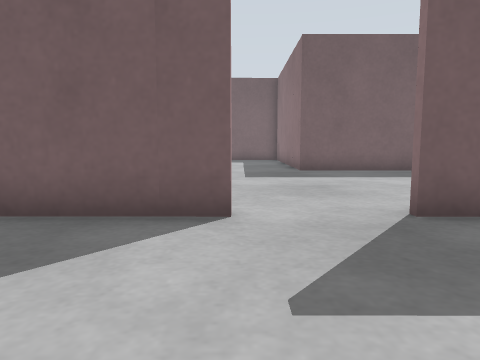
[1] (above)

21 first-person views from a walk through a robot-simulator world made for Gazebo. The camera is 0.5 m above the floor, tilts 6° down and sees 70° across. The floor is counted in squares, 0.5 m on a side. Each view is taken from the middle of a square. On the plan, view 1 faces up. The plan holds only what a view shows up to about 13 squares ahead; the rest is blank. The place goes on beyond the plan.

[2]
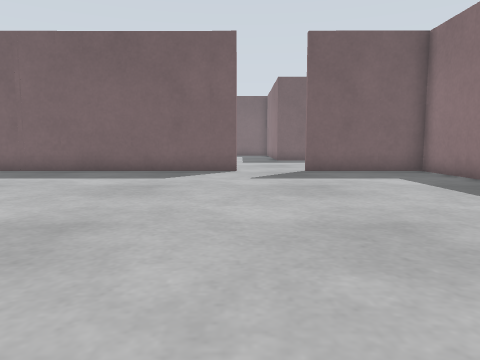

[3]
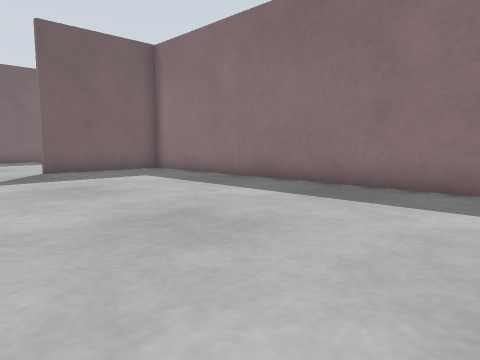

[4]
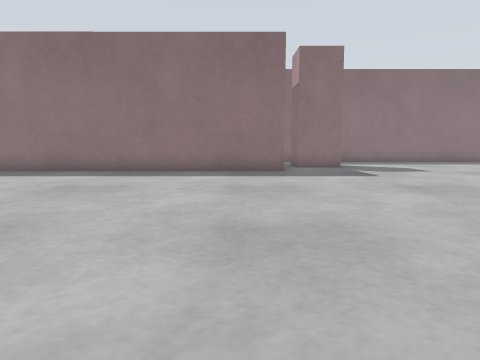

[5]
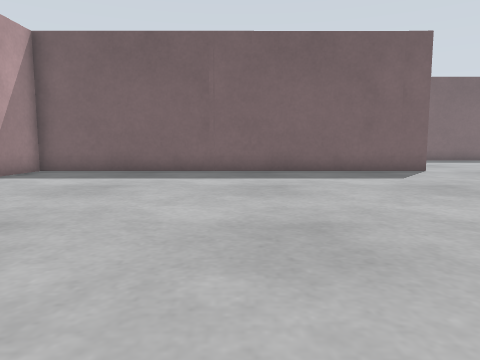

[6]
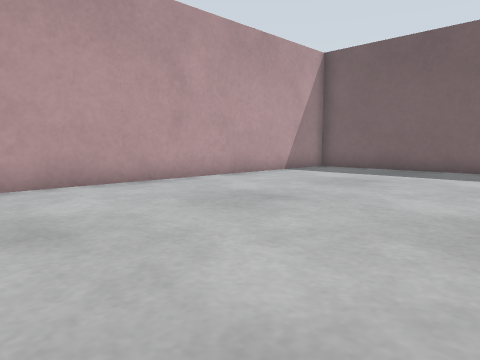

[7]
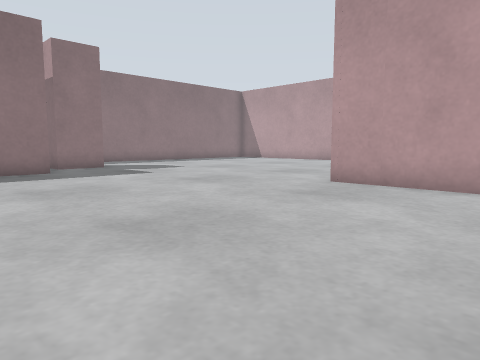

[8]
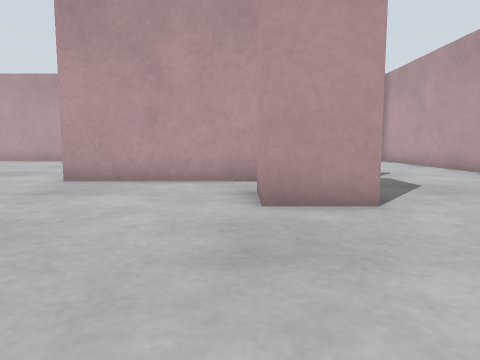

[9]
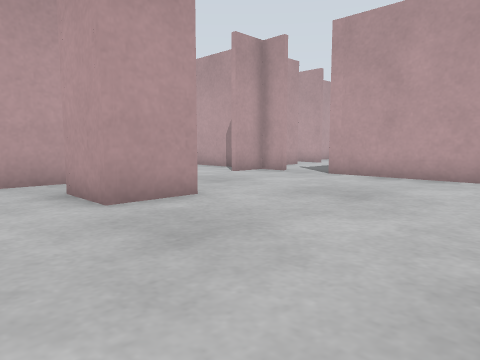

[10]
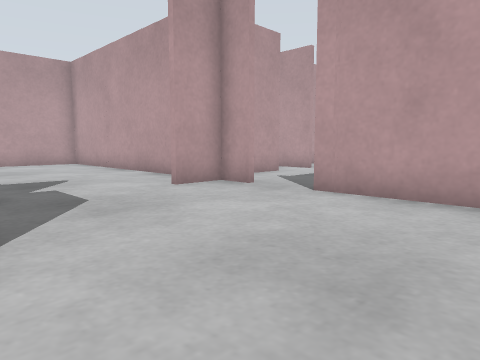

[11]
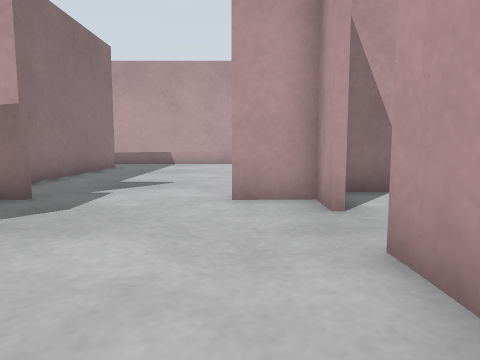

[12]
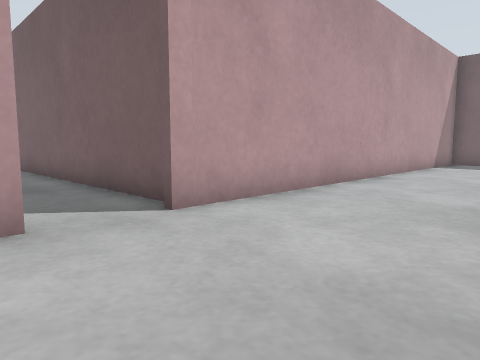

[13]
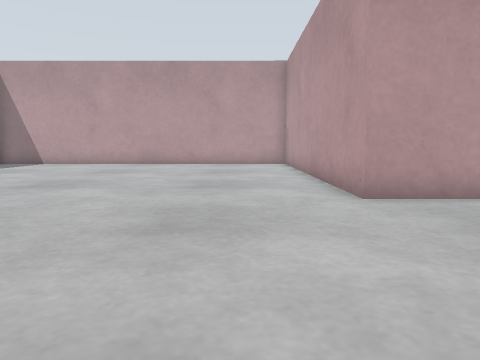

[14]
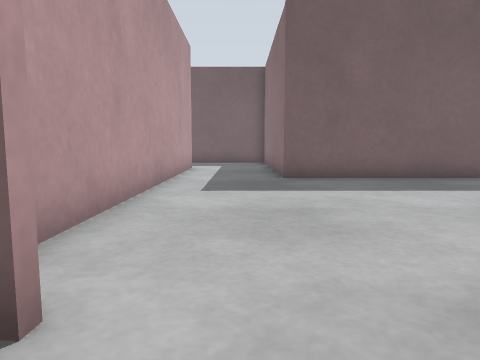

[15]
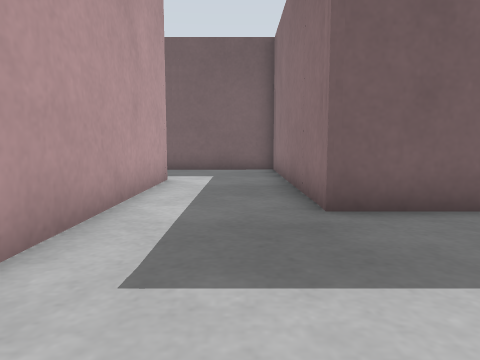

[16]
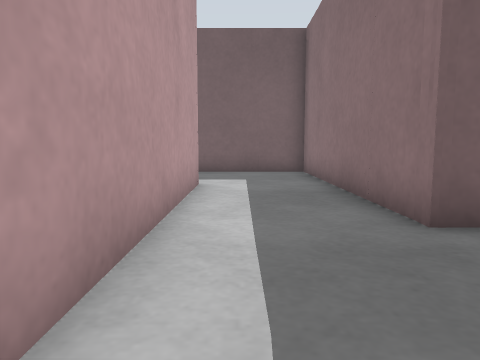

[17]
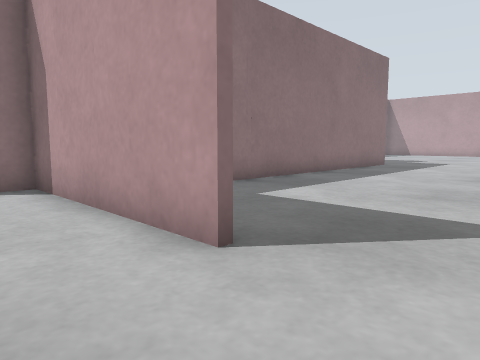

[18]
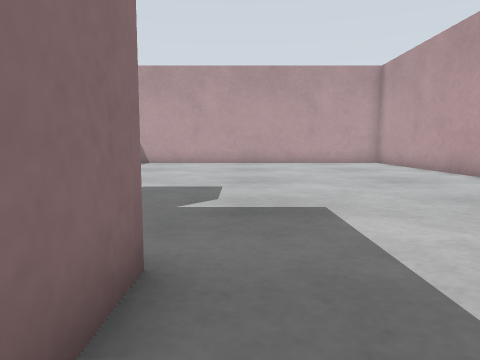

[19]
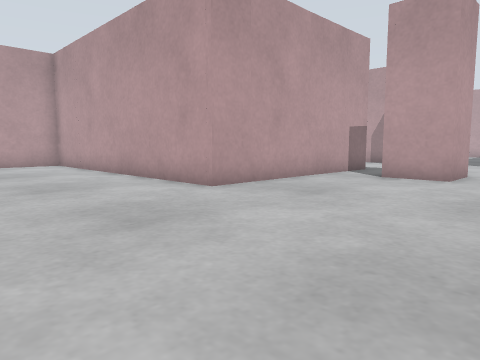

[20]
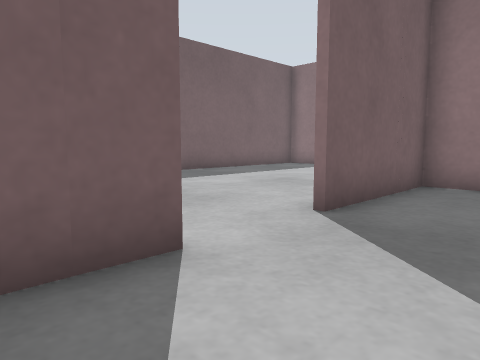

[21]
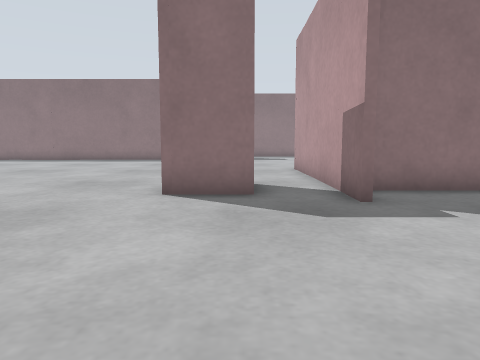

### Floor plan
Points are (right, up) in squares from view 1. A wall is a line through its corners. A room is listed if a view was taken in it or the views show most of it. See-through windows are left out.
Room 1 (views 1, 2, 3, 4, 5, 6, 7, 8, 9, 10, 11, 13, 14, 18, 19, 20)
walls: (-8.2, -10.4) (-6.4, -10.5) (-6.4, -12.3); (-5.5, -14.2) (-1.3, -14.2) (-1.3, -21.5); (6.8, -9.8) (6.8, 4.7) (2.4, 4.7); (0, 4.7) (-14.5, 4.7) (-14.4, -9.6)
ways out: opening at (-11, -10.5) to room 2; opening at (-6, -13) to room 2; opening at (1, 5) to room 3
Room 2 (view 12)
walls: (-8.2, -12.4) (-8.2, -10.4); (-9.2, -14.2) (-5.5, -14.2); (-14.4, -13) (-14.4, -14.2) (-12.9, -14.2); (-14.4, -9.6) (-14.4, -11.1)
ways out: opening at (-11, -10.5) to room 1; opening at (-6, -13) to room 1; opening at (-14.5, -12) to room 4; opening at (-11, -14)
Room 3 (views 15, 16, 17)
walls: (2.4, 4.9) (8.5, 4.8); (8.1, 13) (2.3, 13) (2.3, 18.4); (-1, 17.6) (-1, 6.3)
ways out: opening at (1, 5) to room 1; opening at (0.5, 19)
Room 4 (view 21)
walls: (-18.3, -15.1) (-15.2, -15.1); (-15, -10.8) (-19.6, -10.8)
ways out: opening at (-14.5, -12) to room 2

Where each view was taken, in squares from view 1:
view 1: 0 up, 0 right, facing up
view 2: 8 down, 0 right, facing up
view 3: 8 down, 1 left, facing up-right
view 4: 8 down, 6 left, facing right
view 5: 8 down, 7 left, facing up
view 6: 9 down, 6 left, facing up-left
view 7: 6 down, 6 left, facing down-right
view 8: 5 down, 6 left, facing down
view 9: 5 down, 4 left, facing down-left
view 10: 7 down, 8 left, facing down-left
view 11: 8 down, 13 left, facing down
view 12: 14 down, 10 left, facing up-left
view 13: 8 down, 1 right, facing down
view 14: 3 up, 1 right, facing up
view 15: 8 up, 1 right, facing up
view 16: 9 up, 0 right, facing up
view 17: 7 up, 0 right, facing down-right
view 18: 7 down, 6 right, facing down
view 19: 8 down, 4 right, facing down-left
view 20: 2 up, 2 left, facing up-right
view 21: 12 down, 15 left, facing right
